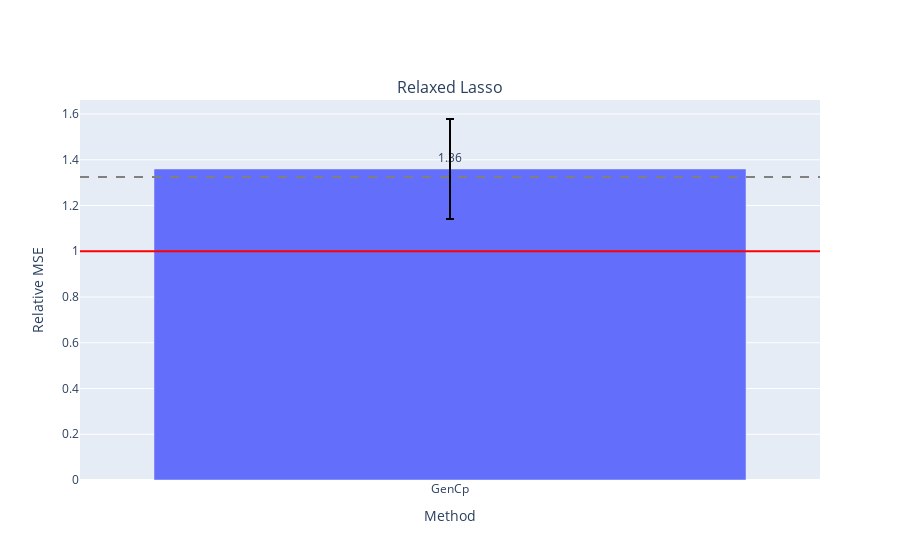

This figure's notebook cell:
### Code cell
fig = make_subplots(
    rows=1, cols=len(models),
    subplot_titles=model_names)

for i, errs in enumerate(model_errs):
    risks = [err.mean() for err in errs]
    test_risk = risks[0]
    elev_test_risk = risks[1]
    est_risks = risks[2:]
    # est_risks = risks[1:]

    df = pd.DataFrame({est_names[i]: errs[i+2] for i in np.arange(len(est_names))})

    fig.add_trace(go.Bar(
    #     x=['VRF', 'BF_WR', 'BF_FR'], 
        x = df.columns,
        y=(df).mean()/test_risk,
        marker_color=px.colors.qualitative.Plotly,
        text=np.around((df).mean()/test_risk,3),
        textposition='outside',
        error_y=dict(
            type='data',
            color='black',
            array=(df).std() / test_risk,
    #         array=(df/test_risk).clip(upper=(df/test_risk).quantile(.95),axis=1).std(),
    #         symmetric=False,
    #         array=(df/test_risk).quantile(.95) - (df/test_risk).mean(),
    #         arrayminus=(df/test_risk).mean() - (df/test_risk).quantile(.93)
        )
    #         array=(df).mean() + (df).std(),
    #         arrayminus=(df).mean() - (df).std())
    ), row=1, col=i+1)
    # fig.add_trace(go.Bar(
    #     name='Experimental',
    #     x=['GenCp', 'KFCV', 'SPCV'], y=(df).mean(),
    #     error_y=dict(type='data', array=[1, 2])
    # ))
    # fig.update_layout(barmode='group')
    fig.add_hline(y=1., line_color='red', row=1, col=i+1)
    fig.add_hline(y=elev_test_risk / test_risk, line_color='gray', line_dash='dash', row=1, col=i+1)
    
    fig.update_xaxes(title_text="Method", row=1, col=i+1)
    fig.update_yaxes(title_text="Relative MSE", row=1, col=i+1)
    
# fig.update_layout(
# #     title=f"FC_\u03B4{delta}_snr{snr}_nk{noise_kernel}_nls{noise_length_scale}_nv{noise_nu}_Xk{X_kernel}_Xls{X_length_scale}_Xv{X_nu}",
#     title=title,
#     xaxis_title="Method",
#     yaxis_title="MSE",
# #     legend_title="Legend Title",
# #     font=dict(
# #         family="Courier New, monospace",
# #         size=18,
# #         color="RebeccaPurple"
# #     )
# )
# barfp = os.path.expanduser(savedir + fig.layout.title['text'] + ".jpeg")
# fig.write_image(os.path.expanduser(barfp))
fig.show()

### Figure 1 — Plotly figure (JSON) as saved in the notebook; plotly's stock layout.template omitted (floating-point values rounded to 4 significant figures)
{"data": [{"error_y": {"array": [0.2186], "color": "black", "type": "data"}, "marker": {"color": ["#636EFA", "#EF553B", "#00CC96", "#AB63FA", "#FFA15A", "#19D3F3", "#FF6692", "#B6E880", "#FF97FF", "#FECB52"]}, "text": [1.36], "textposition": "outside", "type": "bar", "x": ["GenCp"], "xaxis": "x", "y": [1.36], "yaxis": "y"}], "layout": {"annotations": [{"font": {"size": 16}, "showarrow": false, "text": "Relaxed Lasso", "x": 0.5, "xanchor": "center", "xref": "paper", "y": 1, "yanchor": "bottom", "yref": "paper"}], "shapes": [{"line": {"color": "red"}, "type": "line", "x0": 0, "x1": 1, "xref": "x domain", "y0": 1, "y1": 1, "yref": "y"}, {"line": {"color": "gray", "dash": "dash"}, "type": "line", "x0": 0, "x1": 1, "xref": "x domain", "y0": 1.325, "y1": 1.325, "yref": "y"}], "xaxis": {"anchor": "y", "domain": [0, 1], "title": {"text": "Method"}}, "yaxis": {"anchor": "x", "domain": [0, 1], "title": {"text": "Relative MSE"}}}}
